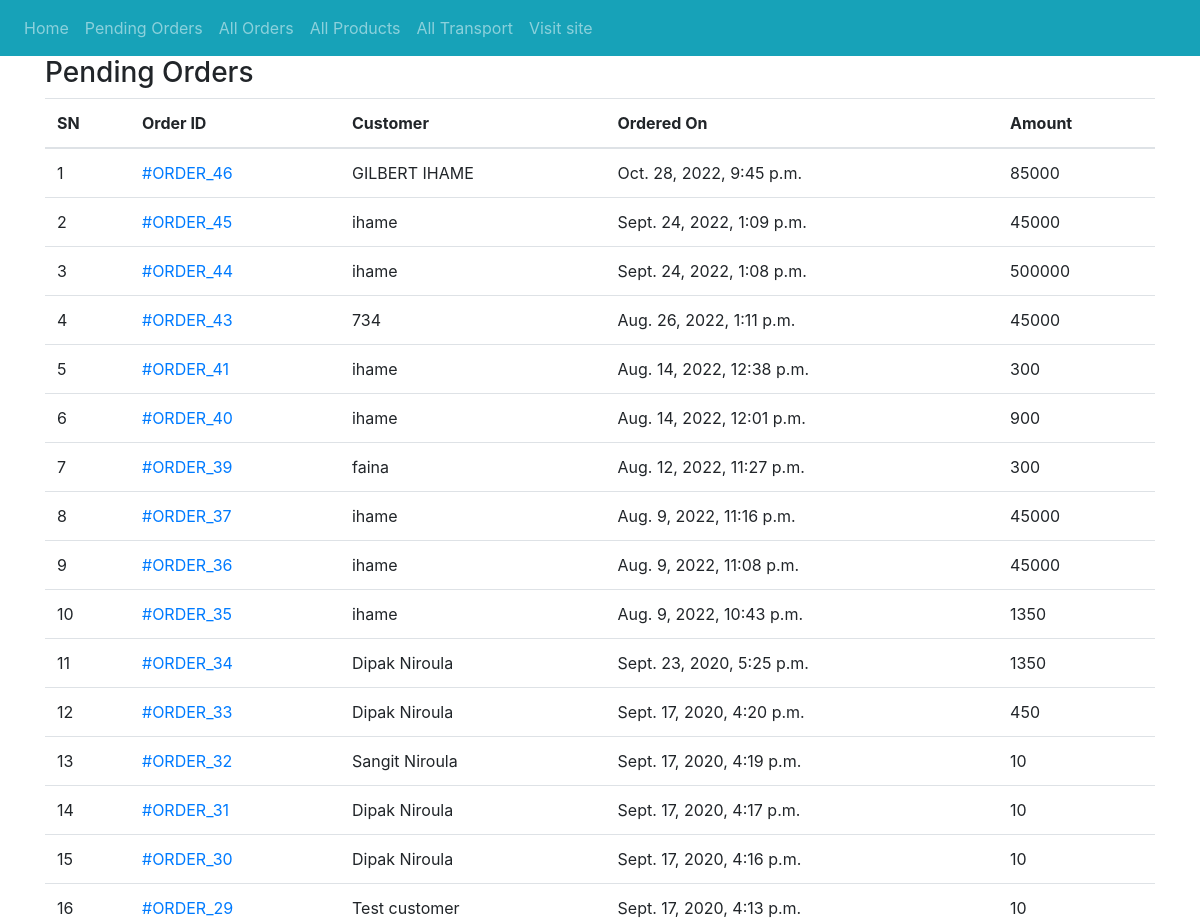
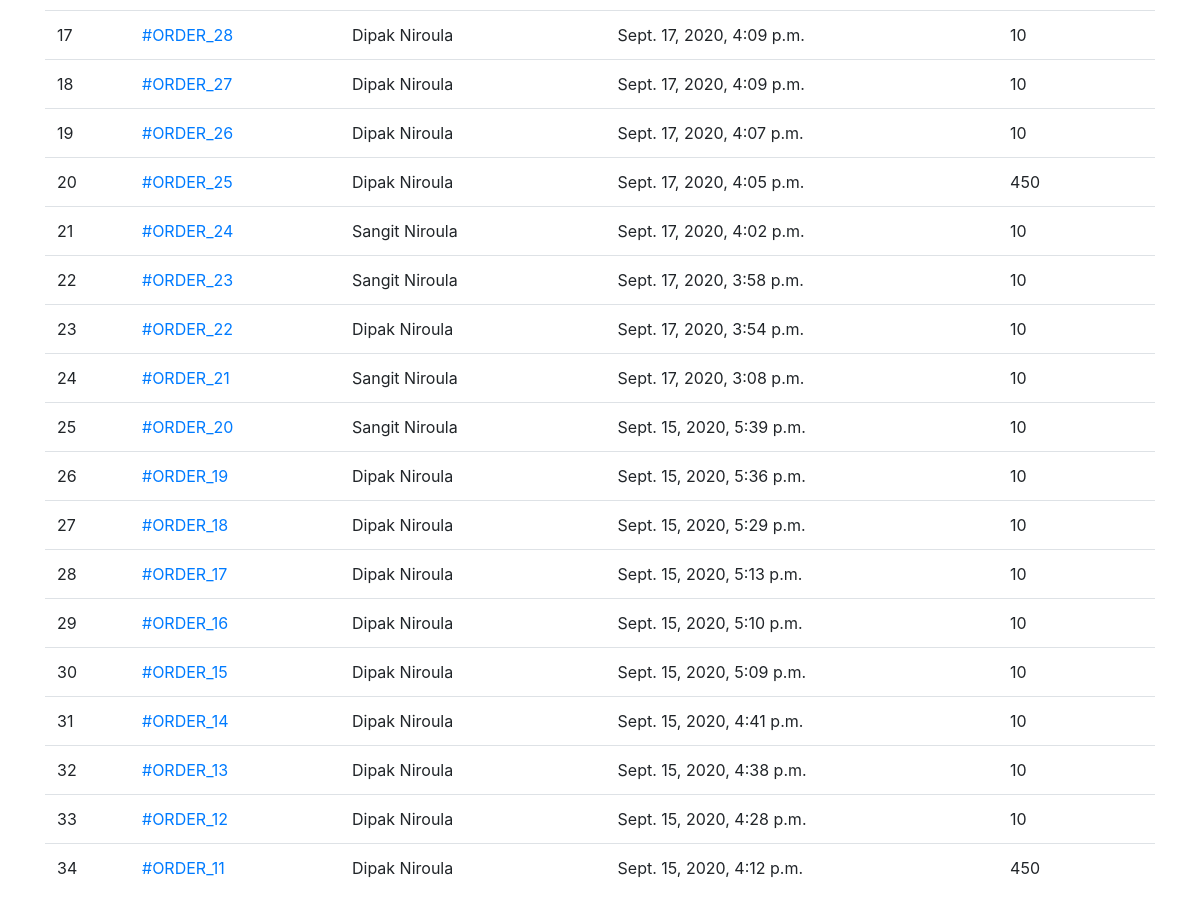
Page /admin-home/ (signed in) on the committed database (2 pictures, top to bottom).
### ecomapp/models.py (models this page shows, shortened)
class Order(models.Model):
    cart = models.OneToOneField(Cart, on_delete=models.CASCADE)
    ordered_by = models.CharField(max_length=200)
    shipping_address = models.CharField(max_length=200)
    mobile = models.CharField(max_length=10)
    email = models.EmailField(null=True, blank=True)
    subtotal = models.PositiveIntegerField()
    discount = models.PositiveIntegerField()
    total = models.PositiveIntegerField()
    order_status = models.CharField(max_length=50, choices=ORDER_STATUS)
    created_at = models.DateTimeField(auto_now_add=True)
    payment_method = models.CharField(
        max_length=20, choices=METHOD, default="Cash On Delivery")
    payment_completed = models.BooleanField(
        default=False, null=True, blank=True)

### ecomapp/views.py (the view)
# urls.py: path("admin-home/", AdminHomeView.as_view(), name="adminhome"),
class AdminHomeView(AdminRequiredMixin, TemplateView):
    template_name = "adminpages/adminhome.html"
    def get_context_data(self, **kwargs):
        context = super().get_context_data(**kwargs)
        context["pendingorders"] = Order.objects.filter(
            order_status="Order Received").order_by("-id")
        return context

### ecomapp/views.py (called while the page is built)
    def dispatch(self, request, *args, **kwargs):
        if request.user.is_authenticated and Admin.objects.filter(user=request.user).exists():
            pass
        else:
            return redirect("/admin-login/")
        return super().dispatch(request, *args, **kwargs)

### templates/adminpages/adminhome.html (shortened to what this page needs)
{% extends "adminpages/adminbase.html" %}
{% block content %}
<div class="container">
    <div class="row">
        <div class="col-md-12">
            <h3>Pending Orders</h3>
            <table class="table">
                <thead>
                    <tr>
                        <th>SN</th>
                        <th>Order ID </th>
                        <th>Customer</th>
                        <th>Ordered On</th>
                        <th>Amount</th>
                    </tr>
                </thead>
                <tbody>
                    {% for order in pendingorders %}
                    <tr>
                        <td>{{forloop.counter}}</td>
                        <td><a href="{% url 'ecomapp:adminorderdetail' order.id %}">#ORDER_{{order.id}}</a></td>
                        <td>{{order.ordered_by}}</td>
                        <td>{{order.created_at}}</td>
                        <td>{{order.total}}</td>
                    </tr>
                    {% endfor %}
                </tbody>
            </table>
        </div>
    </div>
</div>
{% endblock %}

### rows in the picture
Order: id "46", ordered_by "GILBERT IHAME", created_at "Oct. 28, 2022, 9:45 p.m.", total "85000"
Order: id "45", ordered_by "ihame", created_at "Sept. 24, 2022, 1:09 p.m.", total "45000"
Order: id "44", ordered_by "ihame", created_at "Sept. 24, 2022, 1:08 p.m.", total "500000"
Order: id "43", ordered_by "734", created_at "Aug. 26, 2022, 1:11 p.m.", total "45000"
Order: id "41", ordered_by "ihame", created_at "Aug. 14, 2022, 12:38 p.m.", total "300"
Order: id "40", ordered_by "ihame", created_at "Aug. 14, 2022, 12:01 p.m.", total "900"
Order: id "39", ordered_by "faina", created_at "Aug. 12, 2022, 11:27 p.m.", total "300"
Order: id "37", ordered_by "ihame", created_at "Aug. 9, 2022, 11:16 p.m.", total "45000"
Order: id "36", ordered_by "ihame", created_at "Aug. 9, 2022, 11:08 p.m.", total "45000"
Order: id "35", ordered_by "ihame", created_at "Aug. 9, 2022, 10:43 p.m.", total "1350"
Order: id "34", ordered_by "Dipak Niroula", created_at "Sept. 23, 2020, 5:25 p.m.", total "1350"
Order: id "33", ordered_by "Dipak Niroula", created_at "Sept. 17, 2020, 4:20 p.m.", total "450"
Order: id "32", ordered_by "Sangit Niroula", created_at "Sept. 17, 2020, 4:19 p.m.", total "10"
Order: id "31", ordered_by "Dipak Niroula", created_at "Sept. 17, 2020, 4:17 p.m.", total "10"
Order: id "30", ordered_by "Dipak Niroula", created_at "Sept. 17, 2020, 4:16 p.m.", total "10"
Order: id "29", ordered_by "Test customer", created_at "Sept. 17, 2020, 4:13 p.m.", total "10"
Order: id "28", ordered_by "Dipak Niroula", created_at "Sept. 17, 2020, 4:09 p.m.", total "10"
Order: id "27", ordered_by "Dipak Niroula", created_at "Sept. 17, 2020, 4:09 p.m.", total "10"
Order: id "26", ordered_by "Dipak Niroula", created_at "Sept. 17, 2020, 4:07 p.m.", total "10"
Order: id "25", ordered_by "Dipak Niroula", created_at "Sept. 17, 2020, 4:05 p.m.", total "450"
Order: id "24", ordered_by "Sangit Niroula", created_at "Sept. 17, 2020, 4:02 p.m.", total "10"
Order: id "23", ordered_by "Sangit Niroula", created_at "Sept. 17, 2020, 3:58 p.m.", total "10"
Order: id "22", ordered_by "Dipak Niroula", created_at "Sept. 17, 2020, 3:54 p.m.", total "10"
Order: id "21", ordered_by "Sangit Niroula", created_at "Sept. 17, 2020, 3:08 p.m.", total "10"
Order: id "20", ordered_by "Sangit Niroula", created_at "Sept. 15, 2020, 5:39 p.m.", total "10"
Order: id "19", ordered_by "Dipak Niroula", created_at "Sept. 15, 2020, 5:36 p.m.", total "10"
Order: id "18", ordered_by "Dipak Niroula", created_at "Sept. 15, 2020, 5:29 p.m.", total "10"
Order: id "17", ordered_by "Dipak Niroula", created_at "Sept. 15, 2020, 5:13 p.m.", total "10"
Order: id "16", ordered_by "Dipak Niroula", created_at "Sept. 15, 2020, 5:10 p.m.", total "10"
Order: id "15", ordered_by "Dipak Niroula", created_at "Sept. 15, 2020, 5:09 p.m.", total "10"
Order: id "14", ordered_by "Dipak Niroula", created_at "Sept. 15, 2020, 4:41 p.m.", total "10"
Order: id "13", ordered_by "Dipak Niroula", created_at "Sept. 15, 2020, 4:38 p.m.", total "10"
Order: id "12", ordered_by "Dipak Niroula", created_at "Sept. 15, 2020, 4:28 p.m.", total "10"
Order: id "11", ordered_by "Dipak Niroula", created_at "Sept. 15, 2020, 4:12 p.m.", total "450"
